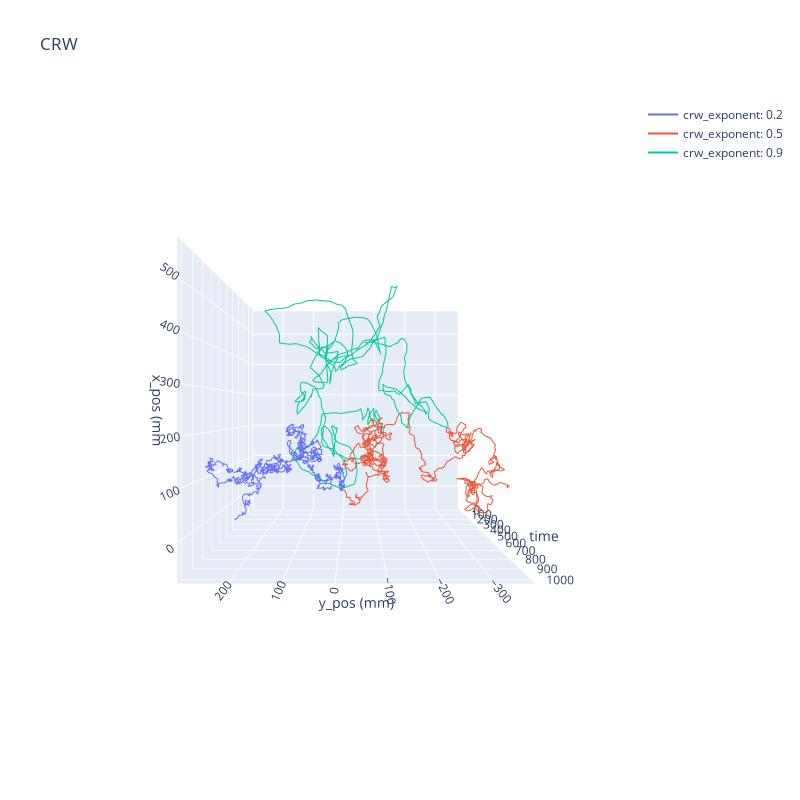

The cell this chart's notebook holds for it:
### Code cell
plot_trajectories(t_df,3,"CRW", "crw_exponent", exponents)

### Figure 1 — Plotly figure (JSON) as saved in the notebook; plotly's stock layout.template omitted (floating-point values rounded to 4 significant figures; data arrays with more than 128 entries replaced by an {"elided": "..."} marker saying what was removed)
{"data": [{"line": {"width": 2}, "marker": {"size": 2}, "mode": "lines", "name": "crw_exponent: 0.2", "showlegend": true, "type": "scatter3d", "x": {"elided": "1000 float values"}, "y": {"elided": "1000 float values"}, "z": {"elided": "3000 int values"}}, {"line": {"width": 2}, "marker": {"size": 2}, "mode": "lines", "name": "crw_exponent: 0.5", "showlegend": true, "type": "scatter3d", "x": {"elided": "1000 float values"}, "y": {"elided": "1000 float values"}, "z": {"elided": "3000 int values"}}, {"line": {"width": 2}, "marker": {"size": 2}, "mode": "lines", "name": "crw_exponent: 0.9", "showlegend": true, "type": "scatter3d", "x": {"elided": "1000 float values"}, "y": {"elided": "1000 float values"}, "z": {"elided": "3000 int values"}}], "layout": {"autosize": false, "height": 800, "scene": {"camera": {"eye": {"x": 0, "y": 0, "z": 2.5}}, "xaxis": {"title": {"text": "x_pos (mm"}}, "yaxis": {"title": {"text": "y_pos (mm)"}}, "zaxis": {"nticks": 20, "title": {"text": "time"}}}, "title": {"text": "CRW"}, "width": 800}}
